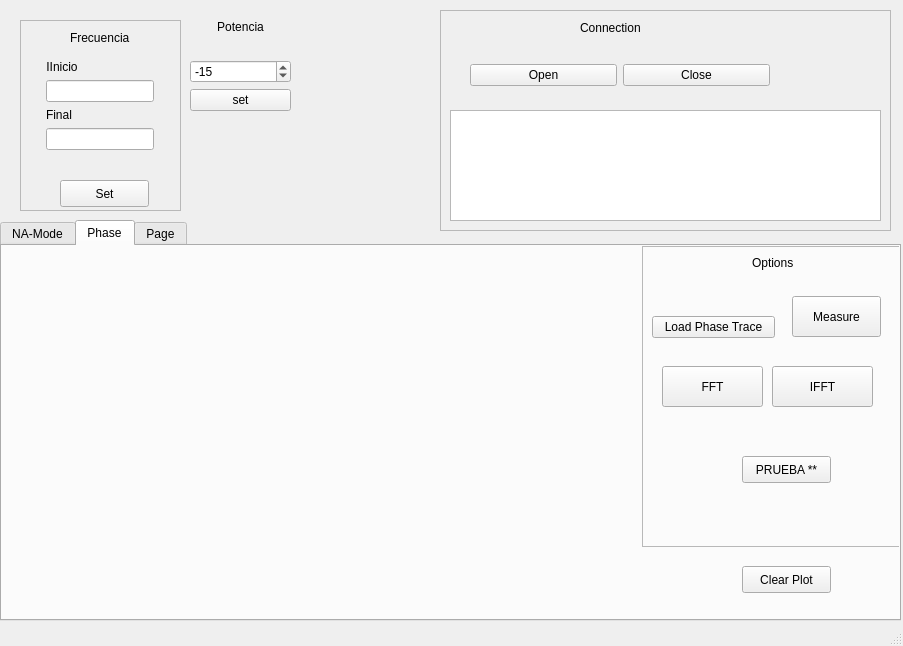
<?xml version="1.0" encoding="UTF-8"?>
<ui version="4.0">
 <class>MainWindow</class>
 <widget class="QMainWindow" name="MainWindow">
  <property name="geometry">
   <rect>
    <x>0</x>
    <y>0</y>
    <width>903</width>
    <height>646</height>
   </rect>
  </property>
  <property name="windowTitle">
   <string>MainWindow</string>
  </property>
  <property name="layoutDirection">
   <enum>Qt::LeftToRight</enum>
  </property>
  <widget class="QWidget" name="centralwidget">
   <widget class="QTabWidget" name="tabWidget">
    <property name="geometry">
     <rect>
      <x>0</x>
      <y>220</y>
      <width>901</width>
      <height>401</height>
     </rect>
    </property>
    <property name="currentIndex">
     <number>1</number>
    </property>
    <property name="movable">
     <bool>false</bool>
    </property>
    <widget class="QWidget" name="na">
     <attribute name="title">
      <string>NA-Mode</string>
     </attribute>
     <widget class="QwtPlot" name="qwtPlot_2">
      <property name="geometry">
       <rect>
        <x>0</x>
        <y>0</y>
        <width>641</width>
        <height>331</height>
       </rect>
      </property>
     </widget>
     <widget class="QWidget" name="formLayoutWidget_2">
      <property name="geometry">
       <rect>
        <x>680</x>
        <y>30</y>
        <width>201</width>
        <height>141</height>
       </rect>
      </property>
      <layout class="QFormLayout" name="formLayout_2">
       <property name="fieldGrowthPolicy">
        <enum>QFormLayout::AllNonFixedFieldsGrow</enum>
       </property>
       <item row="0" column="1">
        <widget class="QPushButton" name="pushButton_4">
         <property name="text">
          <string>AutoScale</string>
         </property>
        </widget>
       </item>
      </layout>
     </widget>
    </widget>
    <widget class="QWidget" name="phase">
     <attribute name="title">
      <string>Phase</string>
     </attribute>
     <widget class="QwtPlot" name="phasePlot">
      <property name="geometry">
       <rect>
        <x>0</x>
        <y>0</y>
        <width>641</width>
        <height>331</height>
       </rect>
      </property>
     </widget>
     <widget class="QFrame" name="frameNA">
      <property name="geometry">
       <rect>
        <x>640</x>
        <y>0</y>
        <width>261</width>
        <height>301</height>
       </rect>
      </property>
      <property name="frameShape">
       <enum>QFrame::StyledPanel</enum>
      </property>
      <property name="frameShadow">
       <enum>QFrame::Raised</enum>
      </property>
      <widget class="QLabel" name="nnnn">
       <property name="geometry">
        <rect>
         <x>110</x>
         <y>10</y>
         <width>59</width>
         <height>14</height>
        </rect>
       </property>
       <property name="text">
        <string>Options</string>
       </property>
      </widget>
      <widget class="QWidget" name="verticalLayoutWidget_3">
       <property name="geometry">
        <rect>
         <x>10</x>
         <y>50</y>
         <width>123</width>
         <height>62</height>
        </rect>
       </property>
       <layout class="QVBoxLayout" name="verticalLayout_3">
        <item>
         <widget class="QPushButton" name="btnPhase">
          <property name="text">
           <string>Load Phase Trace</string>
          </property>
         </widget>
        </item>
       </layout>
      </widget>
      <widget class="QPushButton" name="btnMeasurePh">
       <property name="geometry">
        <rect>
         <x>150</x>
         <y>50</y>
         <width>89</width>
         <height>41</height>
        </rect>
       </property>
       <property name="text">
        <string>Measure</string>
       </property>
       <property name="autoDefault">
        <bool>false</bool>
       </property>
       <property name="default">
        <bool>false</bool>
       </property>
       <property name="flat">
        <bool>false</bool>
       </property>
      </widget>
      <widget class="QPushButton" name="btnFFT">
       <property name="geometry">
        <rect>
         <x>20</x>
         <y>120</y>
         <width>101</width>
         <height>41</height>
        </rect>
       </property>
       <property name="text">
        <string>FFT</string>
       </property>
      </widget>
      <widget class="QPushButton" name="btnIFFT">
       <property name="geometry">
        <rect>
         <x>130</x>
         <y>120</y>
         <width>101</width>
         <height>41</height>
        </rect>
       </property>
       <property name="text">
        <string>IFFT</string>
       </property>
      </widget>
      <widget class="QPushButton" name="btnPrueba">
       <property name="geometry">
        <rect>
         <x>100</x>
         <y>210</y>
         <width>89</width>
         <height>27</height>
        </rect>
       </property>
       <property name="text">
        <string>PRUEBA **</string>
       </property>
      </widget>
     </widget>
     <widget class="QPushButton" name="btnClear">
      <property name="geometry">
       <rect>
        <x>740</x>
        <y>320</y>
        <width>89</width>
        <height>27</height>
       </rect>
      </property>
      <property name="text">
       <string>Clear Plot</string>
      </property>
     </widget>
    </widget>
    <widget class="QWidget" name="tab">
     <attribute name="title">
      <string>Page</string>
     </attribute>
     <widget class="QwtPlot" name="qwtPlot">
      <property name="geometry">
       <rect>
        <x>10</x>
        <y>10</y>
        <width>641</width>
        <height>331</height>
       </rect>
      </property>
     </widget>
    </widget>
   </widget>
   <widget class="QFrame" name="Frecuency">
    <property name="geometry">
     <rect>
      <x>20</x>
      <y>20</y>
      <width>161</width>
      <height>191</height>
     </rect>
    </property>
    <property name="frameShape">
     <enum>QFrame::StyledPanel</enum>
    </property>
    <property name="frameShadow">
     <enum>QFrame::Raised</enum>
    </property>
    <widget class="QWidget" name="formLayoutWidget">
     <property name="geometry">
      <rect>
       <x>0</x>
       <y>40</y>
       <width>160</width>
       <height>114</height>
      </rect>
     </property>
     <layout class="QFormLayout" name="formLayout">
      <property name="fieldGrowthPolicy">
       <enum>QFormLayout::AllNonFixedFieldsGrow</enum>
      </property>
      <property name="labelAlignment">
       <set>Qt::AlignJustify|Qt::AlignVCenter</set>
      </property>
      <property name="formAlignment">
       <set>Qt::AlignHCenter|Qt::AlignTop</set>
      </property>
      <item row="2" column="0">
       <widget class="QLabel" name="QLinitfreq">
        <property name="text">
         <string>IInicio</string>
        </property>
        <property name="alignment">
         <set>Qt::AlignCenter</set>
        </property>
       </widget>
      </item>
      <item row="4" column="0">
       <widget class="QLabel" name="QlendFreq">
        <property name="text">
         <string>Final</string>
        </property>
       </widget>
      </item>
      <item row="5" column="0">
       <widget class="QLineEdit" name="endFreq">
        <property name="text">
         <string/>
        </property>
       </widget>
      </item>
      <item row="3" column="0">
       <widget class="QLineEdit" name="iniFreq">
        <property name="text">
         <string/>
        </property>
       </widget>
      </item>
     </layout>
    </widget>
    <widget class="QPushButton" name="setFreq">
     <property name="geometry">
      <rect>
       <x>40</x>
       <y>160</y>
       <width>89</width>
       <height>27</height>
      </rect>
     </property>
     <property name="text">
      <string>Set</string>
     </property>
    </widget>
    <widget class="QLabel" name="freqRange">
     <property name="geometry">
      <rect>
       <x>50</x>
       <y>10</y>
       <width>71</width>
       <height>16</height>
      </rect>
     </property>
     <property name="text">
      <string>Frecuencia</string>
     </property>
    </widget>
   </widget>
   <widget class="QWidget" name="verticalLayoutWidget">
    <property name="geometry">
     <rect>
      <x>190</x>
      <y>0</y>
      <width>101</width>
      <height>111</height>
     </rect>
    </property>
    <layout class="QVBoxLayout" name="verticalLayout">
     <item>
      <widget class="QLabel" name="power">
       <property name="text">
        <string>Potencia</string>
       </property>
       <property name="alignment">
        <set>Qt::AlignCenter</set>
       </property>
      </widget>
     </item>
     <item>
      <widget class="QSpinBox" name="powerStep">
       <property name="minimum">
        <number>-45</number>
       </property>
       <property name="maximum">
        <number>3</number>
       </property>
       <property name="value">
        <number>-15</number>
       </property>
      </widget>
     </item>
     <item>
      <widget class="QPushButton" name="btnpwstep">
       <property name="text">
        <string>set</string>
       </property>
      </widget>
     </item>
    </layout>
   </widget>
   <widget class="QFrame" name="frame_2">
    <property name="geometry">
     <rect>
      <x>440</x>
      <y>10</y>
      <width>451</width>
      <height>221</height>
     </rect>
    </property>
    <property name="frameShape">
     <enum>QFrame::StyledPanel</enum>
    </property>
    <property name="frameShadow">
     <enum>QFrame::Raised</enum>
    </property>
    <widget class="QWidget" name="horizontalLayoutWidget">
     <property name="geometry">
      <rect>
       <x>30</x>
       <y>40</y>
       <width>300</width>
       <height>51</height>
      </rect>
     </property>
     <layout class="QHBoxLayout" name="horizontalLayout">
      <item>
       <widget class="QPushButton" name="btnOpen">
        <property name="text">
         <string>Open</string>
        </property>
       </widget>
      </item>
      <item>
       <widget class="QPushButton" name="btnclose">
        <property name="text">
         <string>Close</string>
        </property>
       </widget>
      </item>
     </layout>
    </widget>
    <widget class="QPlainTextEdit" name="log">
     <property name="geometry">
      <rect>
       <x>10</x>
       <y>100</y>
       <width>431</width>
       <height>111</height>
      </rect>
     </property>
     <property name="readOnly">
      <bool>true</bool>
     </property>
     <property name="plainText">
      <string/>
     </property>
    </widget>
    <widget class="QLabel" name="CN">
     <property name="geometry">
      <rect>
       <x>140</x>
       <y>10</y>
       <width>111</width>
       <height>16</height>
      </rect>
     </property>
     <property name="text">
      <string>Connection</string>
     </property>
    </widget>
   </widget>
  </widget>
  <widget class="QMenuBar" name="menubar">
   <property name="geometry">
    <rect>
     <x>0</x>
     <y>0</y>
     <width>903</width>
     <height>22</height>
    </rect>
   </property>
  </widget>
  <widget class="QStatusBar" name="statusbar"/>
 </widget>
 <customwidgets>
  <customwidget>
   <class>QwtPlot</class>
   <extends>QFrame</extends>
   <header>qwt_plot.h</header>
  </customwidget>
 </customwidgets>
 <resources/>
 <connections/>
</ui>
